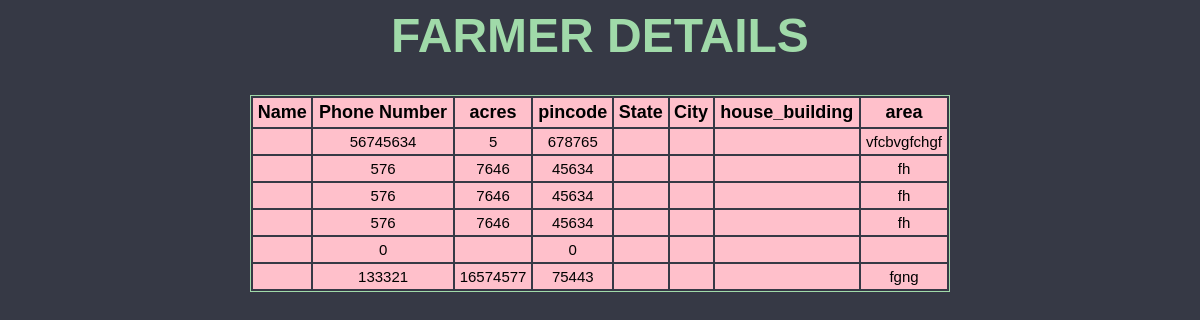
The app's page /bussiness/landlords.php with its own data.
### tables this page shows
CREATE TABLE `landlorddetails` (
  `l_name` varchar(255) NOT NULL,
  `pnum` bigint(20) NOT NULL,
  `pincode` bigint(20) NOT NULL,
  `stat` varchar(255) NOT NULL,
  `city` varchar(255) NOT NULL,
  `home` varchar(255) NOT NULL,
  `AREA` varchar(255) NOT NULL,
  `lands` varchar(255) NOT NULL
);

### bussiness/landlords.php (the view, shortened to what this page needs)
<?php
$con=mysqli_connect("localhost","root","","4seed");
$result = mysqli_query($con, "SELECT * FROM landlorddetails");
?>
<html>
<head>
</head>
<body>
<h1>FARMER DETAILS</h1>
<table  cellpadding=4>
<tr>
<th>Name</th>
<th>Phone Number</th>
<th> acres</th>
<th>pincode</th>
<th>State</th>
<th>City</th>
<th>house_building</th>
<th>area</th>
</tr>
<?php while ($row = mysqli_fetch_array($result))
{
echo "<tr>";
echo"<td>".$row['l_name'];echo"</td>";
echo"<td>".$row['pnum'];echo"</td>";
echo"<td>".$row['lands'];echo"</td>";
echo"<td>".$row['pincode'];echo"</td>";
echo"<td>".$row['stat'];echo"</td>";
echo"<td>".$row['city'];echo"</td>";
echo"<td>".$row['home'];echo"</td>";
echo"<td>".$row['AREA'];echo"</td>";
echo"</tr>";
}
?>
</table>
</body>
</html>

### bussiness/landlords.php (style rules this page uses)
body { background-color: #363945; font-family:Arial; }
table { width: 700px; border: 1px solid #A0DAA9; margin: 0 auto; }
tr { background: pink; }
td { font-weight: lighter; text-align: center; font-size: 15px; }
h1 { font-size: 3rem; text-align: center; color: #A0DAA9; }
th { font-size: 18px; font-weight: 200px; background-color: pink; border-color: red; }

### records on screen
landlorddetails: pnum "56745634", lands "5", pincode "678765", AREA "vfcbvgfchgf"
landlorddetails: pnum "576", lands "7646", pincode "45634", AREA "fh"
landlorddetails: pnum "576", lands "7646", pincode "45634", AREA "fh"
landlorddetails: pnum "576", lands "7646", pincode "45634", AREA "fh"
landlorddetails: pnum "0", pincode "0"
landlorddetails: pnum "133321", lands "16574577", pincode "75443", AREA "fgng"
